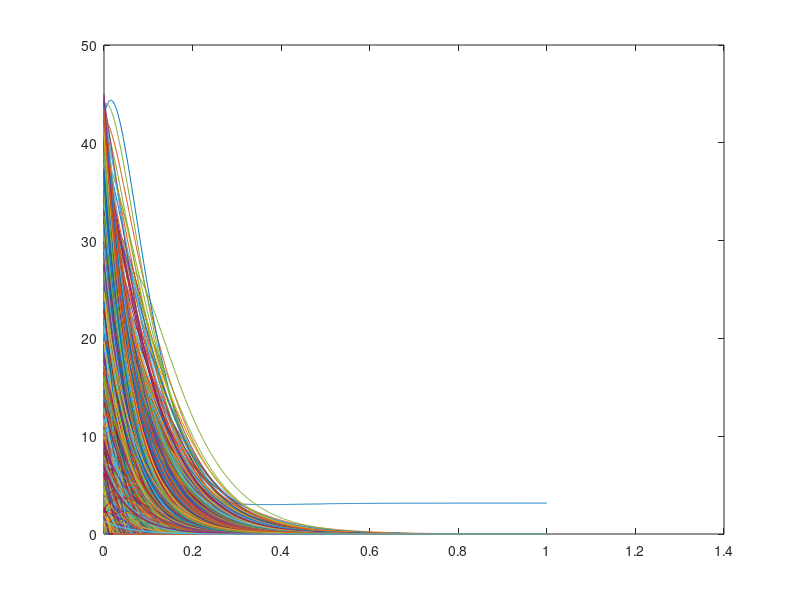
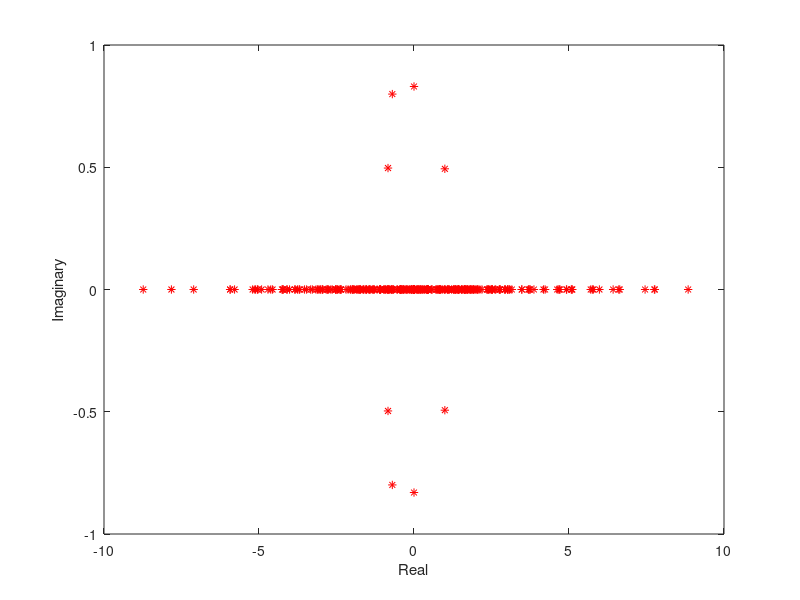

Here is the MATLAB script that generated these plots, in order:
%% Random Symmetric Matrix 

%Choose V as the maximum principal component of Js
%%************************************************************************

function [re_o] = Symmetric

% Parameters:
N = 1000; % network size;
   
%Initializations
Re = 45*rand(N,1); %Initial Rates

%External Input in Hz
S_t = zeros(N,1);
S_t(5) = 20;
S_t(20) = 20;
S_t(50) = 20;
S_t(500) = 20;
S_t(250) = 20;
S_t(340) = 20;% one current injection at the beginning
So = 100; % Constant background Input
So = zeros(N,1) + So;
Input = So + S_t; %Input current includes background and transient
epsilon = 0.5;
Sigma = randn(N,1)*epsilon^1/2; % External noise
V = zeros(N,1); %Input connectivity 
V(1) = 1;


%Connectivity (Sparse and Random. Weights follow a normal distribution and
%are scaled 1/n)
meanw = 0; 
variancew = 4;%0.999/4*N;
d = 0.10;
W  = sprandn (N,N,d)*(variancew^1/2) + meanw;
We = W - tril(W,-1) + tril(W,1)';

%Training
dt = 0.001; % Integration step size
L = size(Input,1); %length of integration = lenght of the input
Rates = zeros(N,L);  % Initialize matrix that stores history of the rates
t(1) = 0; %time variable
Re(:,1) = Re;

for n = 1:L
 
   tau_m = 0.060; %membrane time constant
   alpha = 1/tau_m; %leak parameter
 
   
 % Network activation

  h(:,n) = We*Re(:,n) + V*(Input (n)) + Sigma(n); %Input one neuron(External input and recurrent connectivity)
% h(:,n) = sigmf(h(:,n),[2 4]); %Non linear transfer function 
  
    t(n+1) = t(n) + dt; %Time variable with step size dt
   Re(:,n+1) = Re(:,n) - dt*(alpha*(Re(:,n)-h(:,n)*sqrt(dt)));  
    Re(Re < 0) = 0; %Rates are always positive
   
   
end

re_o = Re(:,L); %Save the value of the rates at the last time point - approaches steadystate

figure(1)
plot(t,Re)

   evalues = eig(We);    % Get the eigenvalues of effective connectivity matrix

   figure(2) %   Plot real and imaginary parts
     plot(real(evalues),imag(evalues),'r*') 
     xlabel('Real')
     ylabel('Imaginary')
     
    
end